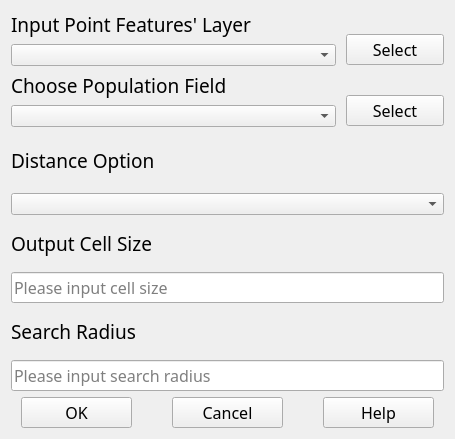
<?xml version="1.0" encoding="UTF-8"?>
<ui version="4.0">
 <class>KernelToolWidget</class>
 <widget class="ToolWidget" name="KernelToolWidget">
  <property name="geometry">
   <rect>
    <x>0</x>
    <y>0</y>
    <width>455</width>
    <height>439</height>
   </rect>
  </property>
  <property name="windowTitle">
   <string>KernelToolWidget</string>
  </property>
  <layout class="QVBoxLayout" name="verticalLayout_2">
   <item>
    <layout class="QHBoxLayout" name="horizontalLayout_layer" stretch="10,3">
     <property name="spacing">
      <number>10</number>
     </property>
     <item>
      <layout class="QVBoxLayout" name="verticalLayout_layer">
       <item>
        <widget class="QLabel" name="label_layer">
         <property name="font">
          <font>
           <family>Adobe Arabic</family>
           <pointsize>14</pointsize>
          </font>
         </property>
         <property name="text">
          <string>Input Point Features' Layer</string>
         </property>
        </widget>
       </item>
       <item>
        <widget class="QComboBox" name="comboBox_layer"/>
       </item>
      </layout>
     </item>
     <item>
      <layout class="QVBoxLayout" name="verticalLayout_layerbtn">
       <property name="topMargin">
        <number>23</number>
       </property>
       <item>
        <widget class="QPushButton" name="pushButton_layer">
         <property name="font">
          <font>
           <family>Adobe Arabic</family>
           <pointsize>12</pointsize>
          </font>
         </property>
         <property name="text">
          <string>Select</string>
         </property>
        </widget>
       </item>
      </layout>
     </item>
    </layout>
   </item>
   <item>
    <layout class="QHBoxLayout" name="horizontalLayout_field" stretch="10,3">
     <property name="spacing">
      <number>10</number>
     </property>
     <item>
      <layout class="QVBoxLayout" name="verticalLayout_fiedl">
       <item>
        <widget class="QLabel" name="label_field">
         <property name="font">
          <font>
           <family>Adobe Arabic</family>
           <pointsize>14</pointsize>
          </font>
         </property>
         <property name="text">
          <string>Choose Population Field</string>
         </property>
        </widget>
       </item>
       <item>
        <widget class="QComboBox" name="comboBox_field"/>
       </item>
      </layout>
     </item>
     <item>
      <layout class="QVBoxLayout" name="verticalLayout_fieldbtn">
       <property name="topMargin">
        <number>23</number>
       </property>
       <item>
        <widget class="QPushButton" name="pushButton_field">
         <property name="font">
          <font>
           <family>Adobe Arabic</family>
           <pointsize>12</pointsize>
          </font>
         </property>
         <property name="text">
          <string>Select</string>
         </property>
        </widget>
       </item>
      </layout>
     </item>
    </layout>
   </item>
   <item>
    <layout class="QHBoxLayout" name="horizontalLayout_dist" stretch="10">
     <property name="spacing">
      <number>10</number>
     </property>
     <item>
      <layout class="QVBoxLayout" name="verticalLayout_dist">
       <item>
        <widget class="QLabel" name="label_out_2">
         <property name="font">
          <font>
           <family>Adobe Arabic</family>
           <pointsize>14</pointsize>
          </font>
         </property>
         <property name="text">
          <string>Distance Option</string>
         </property>
        </widget>
       </item>
       <item>
        <widget class="QComboBox" name="comboBox_dist"/>
       </item>
      </layout>
     </item>
    </layout>
   </item>
   <item>
    <layout class="QVBoxLayout" name="verticalLayout_cell">
     <item>
      <widget class="QLabel" name="label_cell">
       <property name="font">
        <font>
         <family>Adobe Arabic</family>
         <pointsize>14</pointsize>
        </font>
       </property>
       <property name="text">
        <string>Output Cell Size</string>
       </property>
      </widget>
     </item>
     <item>
      <widget class="QLineEdit" name="lineEdit_cell">
       <property name="font">
        <font>
         <family>Adobe Arabic</family>
         <pointsize>12</pointsize>
        </font>
       </property>
       <property name="inputMask">
        <string/>
       </property>
       <property name="placeholderText">
        <string>Please input cell size</string>
       </property>
      </widget>
     </item>
    </layout>
   </item>
   <item>
    <layout class="QVBoxLayout" name="verticalLayout_radius">
     <item>
      <widget class="QLabel" name="label_output_radius">
       <property name="font">
        <font>
         <family>Adobe Arabic</family>
         <pointsize>14</pointsize>
        </font>
       </property>
       <property name="text">
        <string>Search Radius</string>
       </property>
      </widget>
     </item>
     <item>
      <widget class="QLineEdit" name="lineEdit_radius">
       <property name="font">
        <font>
         <family>Adobe Arabic</family>
         <pointsize>12</pointsize>
        </font>
       </property>
       <property name="inputMask">
        <string/>
       </property>
       <property name="placeholderText">
        <string>Please input search radius</string>
       </property>
      </widget>
     </item>
    </layout>
   </item>
   <item>
    <layout class="QHBoxLayout" name="horizontalLayout_btn">
     <property name="spacing">
      <number>40</number>
     </property>
     <property name="leftMargin">
      <number>10</number>
     </property>
     <property name="rightMargin">
      <number>10</number>
     </property>
     <item>
      <widget class="QPushButton" name="pushButton_ok">
       <property name="font">
        <font>
         <family>Adobe Arabic</family>
         <pointsize>12</pointsize>
        </font>
       </property>
       <property name="text">
        <string>OK</string>
       </property>
      </widget>
     </item>
     <item>
      <widget class="QPushButton" name="pushButton_cancel">
       <property name="font">
        <font>
         <family>Adobe Arabic</family>
         <pointsize>12</pointsize>
        </font>
       </property>
       <property name="text">
        <string>Cancel</string>
       </property>
      </widget>
     </item>
     <item>
      <widget class="QPushButton" name="pushButton_default">
       <property name="font">
        <font>
         <family>Adobe Arabic</family>
         <pointsize>12</pointsize>
        </font>
       </property>
       <property name="text">
        <string>Help</string>
       </property>
      </widget>
     </item>
    </layout>
   </item>
  </layout>
 </widget>
 <layoutdefault spacing="6" margin="11"/>
 <customwidgets>
  <customwidget>
   <class>ToolWidget</class>
   <extends>QWidget</extends>
   <header>toolwidget.h</header>
   <container>1</container>
  </customwidget>
 </customwidgets>
 <resources/>
 <connections/>
</ui>
